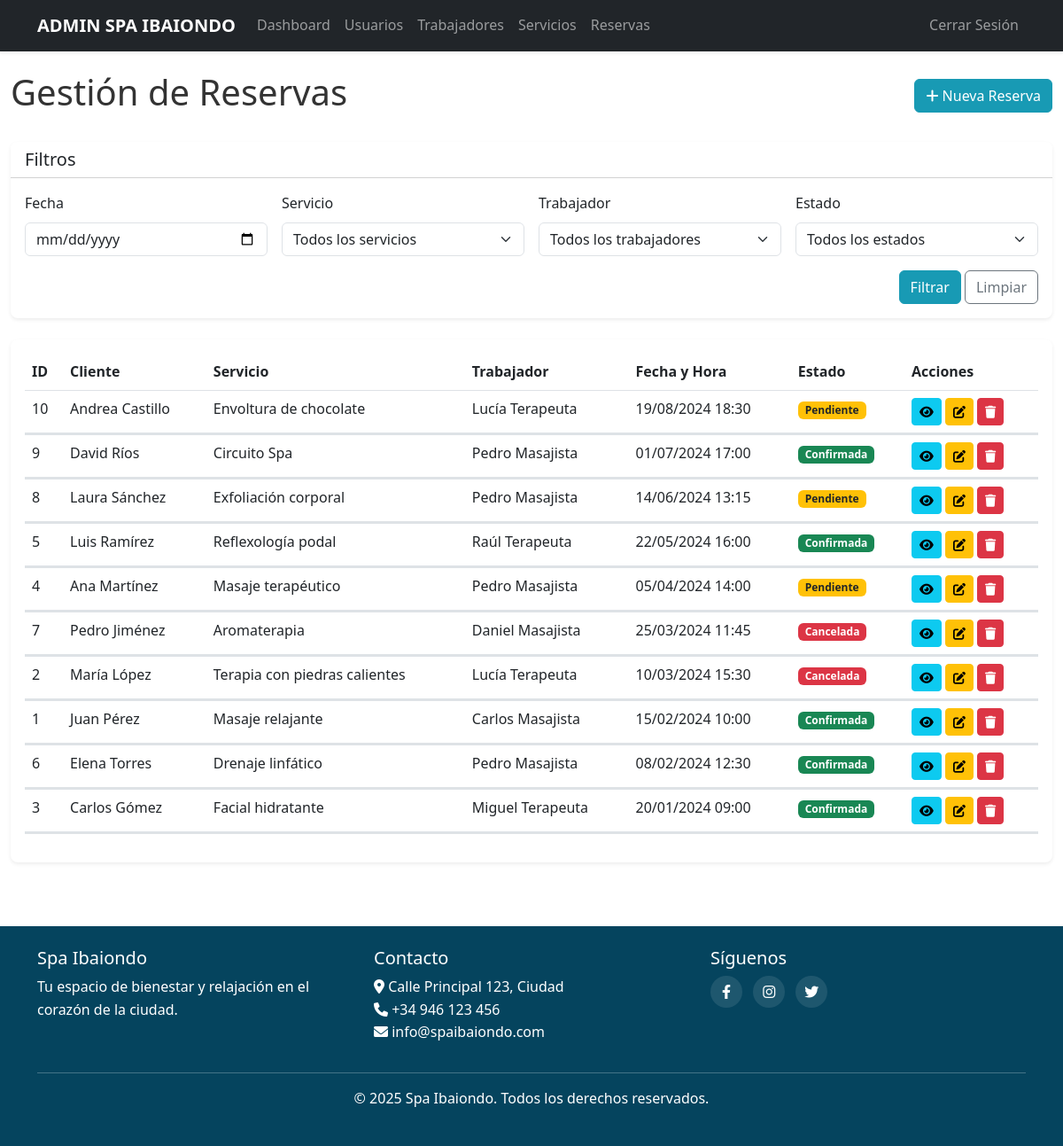
The page /public/index.php/admin/reservas (signed in) on the database its author committed.
### tables this page shows
CREATE TABLE reservas (
	id INT AUTO_INCREMENT PRIMARY KEY,
	id_usuario INT,
	id_servicio INT,
	id_trabajador INT,
	fecha_hora DATETIME NOT NULL,
	estado ENUM('pendiente', 'confirmada', 'cancelada') NOT NULL,
	FOREIGN KEY (id_usuario) REFERENCES usuarios(id),
	FOREIGN KEY (id_servicio) REFERENCES servicios(id),
	FOREIGN KEY (id_trabajador) REFERENCES trabajadores(id)
);

CREATE TABLE usuarios (
	id INT AUTO_INCREMENT PRIMARY KEY,
	nombre VARCHAR(100) NOT NULL,
	email VARCHAR(100) UNIQUE NOT NULL,
	contrasena VARCHAR(255) NOT NULL,
	fecha_registro TIMESTAMP DEFAULT CURRENT_TIMESTAMP
);

CREATE TABLE servicios (
	id INT AUTO_INCREMENT PRIMARY KEY,
	nombre VARCHAR(100) NOT NULL,
	descripcion TEXT NOT NULL,
	duracion INT NOT NULL,
	precio DECIMAL(10,2) NOT NULL,
	imagen VARCHAR(255) NULL
);

CREATE TABLE trabajadores (
	id INT AUTO_INCREMENT PRIMARY KEY,
	nombre VARCHAR(100) NOT NULL,
	email VARCHAR(100) UNIQUE NOT NULL,
	contrasena VARCHAR(255) NOT NULL,
	rol ENUM('admin', 'recepcionista', 'masajista', 'terapeuta') NOT NULL
);

### app/controllers/AdminController.php (called while the page is built, shortened)
<?php
class AdminController {
    private $reservaModel;
    public function __construct() {
        require_once BASE_PATH . '/app/models/Reserva.php';
        $this->reservaModel = new Reserva();
    }
    public function listarReservas() {
        $filtros = [
            'fecha' => $_GET['filtroFecha'] ?? null,
            'servicio' => $_GET['filtroServicio'] ?? null,
            'trabajador' => $_GET['filtroTrabajador'] ?? null,
            'estado' => $_GET['filtroEstado'] ?? null,
        ];
        $reservas = $this->reservaModel->getFiltered($filtros);
        include BASE_PATH . '/app/views/admin/reservas.php';
        include BASE_PATH . '/app/views/layouts/admin.php';
    }
}

### public/index.php (called while the page is built, shortened)
<?php
require_once BASE_PATH . '/config/database.php';
require_once BASE_PATH . '/core/Router.php';
require_once BASE_PATH . '/core/Helper.php';
$router = new Router();
$router->dispatch();

### core/Helper.php (called while the page is built, shortened)
<?php
class Helper {
    public static function url($path = '') {
        $base = APP_URL;
        if (strpos($base, 'index.php') === false) {
            $base .= '/index.php';
        }
        return $base . '/' . ltrim($path, '/');
    }
    public static function e($string) {
        return htmlspecialchars($string, ENT_QUOTES, 'UTF-8');
    }
    public static function formatDate($date, $format = 'd/m/Y H:i') {
        $dateObj = new DateTime($date);
        return $dateObj->format($format);
    }
}

### config/database.php (called while the page is built)
<?php
class Database {
    private static $instance = null;
    private $conn;
    private $host = 'localhost';
    private $user = 'root';
    private $pass = '';
    private $name = 'spa';
    private function __construct() {
        try {
            $this->conn = new PDO(
                "mysql:host={$this->host};dbname={$this->name};charset=utf8mb4",
                $this->user,
                $this->pass,
                [PDO::ATTR_ERRMODE => PDO::ERRMODE_EXCEPTION]
            );
        } catch(PDOException $e) {
            die("Error de conexión: " . $e->getMessage());
        }
    }
    public static function getInstance() {
        if (self::$instance == null) {
            self::$instance = new Database();
        }
        return self::$instance;
    }
    public function getConnection() {
        return $this->conn;
    }
}

### app/models/Reserva.php (called while the page is built, shortened)
<?php
class Reserva {
    private $db;
    public function __construct() {
        $this->db = Database::getInstance()->getConnection();
    }
    public function getFiltered($filtros) {
        $sql = "SELECT r.*, u.nombre as nombre_usuario, s.nombre as nombre_servicio,
                   t.nombre as nombre_trabajador, s.duracion, s.precio
            FROM reservas r
            JOIN usuarios u ON r.id_usuario = u.id
            JOIN servicios s ON r.id_servicio = s.id
            JOIN trabajadores t ON r.id_trabajador = t.id
            WHERE 1=1";
        $params = [];
        $sql .= " ORDER BY r.fecha_hora DESC";
        $stmt = $this->db->prepare($sql);
        $stmt->execute($params);
        return $stmt->fetchAll(PDO::FETCH_ASSOC);
    }
}

### app/views/admin/reservas.php (the view, shortened to what this page needs)
<div class="container-fluid py-4">
    <div class="d-flex justify-content-between align-items-center mb-4">
        <h1>Gestión de Reservas</h1>
        <button type="button" class="btn btn-primary" data-bs-toggle="modal" data-bs-target="#nuevaReservaModal">
            <i class="fas fa-plus"></i> Nueva Reserva
        </button>
    </div>
    <div class="card shadow-sm mb-4">
        <div class="card-header bg-white">
            <h5 class="card-title mb-0">Filtros</h5>
        </div>
        <div class="card-body">
            <form class="row g-3" method="GET" action="<?= Helper::url('/admin/reservas') ?>">
                <div class="col-md-3">
                    <label for="filtroFecha" class="form-label">Fecha</label>
                    <input type="date" class="form-control" id="filtroFecha" name="filtroFecha"
                           value="<?= isset($_GET['filtroFecha']) ? $_GET['filtroFecha'] : '' ?>">
                </div>
                <div class="col-md-3">
                    <label for="filtroServicio" class="form-label">Servicio</label>
                    <select class="form-select" id="filtroServicio" name="filtroServicio">
                        <option value="">Todos los servicios</option>
                    </select>
                </div>
                <div class="col-md-3">
                    <label for="filtroTrabajador" class="form-label">Trabajador</label>
                    <select class="form-select" id="filtroTrabajador" name="filtroTrabajador">
                        <option value="">Todos los trabajadores</option>
                    </select>
                </div>
                <div class="col-md-3">
                    <label for="filtroEstado" class="form-label">Estado</label>
                    <select class="form-select" id="filtroEstado" name="filtroEstado">
                        <option value="">Todos los estados</option>
                    </select>
                </div>
                <div class="col-12 text-end">
                    <button type="submit" class="btn btn-primary">Filtrar</button>
                    <a href="<?= Helper::url('/admin/reservas') ?>" class="btn btn-outline-secondary">Limpiar</a>
                </div>
            </form>
        </div>
    </div>
    <div class="card shadow-sm">
        <div class="card-body">
            <div class="table-responsive">
                <table class="table table-hover">
                    <thead>
                        <tr>
                            <th>ID</th>
                            <th>Cliente</th>
                            <th>Servicio</th>
                            <th>Trabajador</th>
                            <th>Fecha y Hora</th>
                            <th>Estado</th>
                            <th>Acciones</th>
                        </tr>
                    </thead>
                    <tbody class="reservation-accordion">
                        <?php if (empty($reservas)): ?>
                            <tr>
                                <td colspan="7" class="text-center">No hay reservas registradas</td>
                            </tr>
                        <?php else: ?>
                            <?php foreach ($reservas as $reserva): ?>
                                <tr>
                                    <td><?= $reserva['id'] ?></td>
                                    <td><?= Helper::e($reserva['nombre_usuario']) ?></td>
                                    <td><?= Helper::e($reserva['nombre_servicio']) ?></td>
                                    <td><?= Helper::e($reserva['nombre_trabajador']) ?></td>
                                    <td><?= Helper::formatDate($reserva['fecha_hora']) ?></td>
                                    <td>
                                        <?php if ($reserva['estado'] == 'pendiente'): ?>
                                            <span class="badge bg-warning text-dark">Pendiente</span>
                                        <?php elseif ($reserva['estado'] == 'confirmada'): ?>
                                            <span class="badge bg-success">Confirmada</span>
                                        <?php else: ?>
                                            <span class="badge bg-danger">Cancelada</span>
                                        <?php endif; ?>
                                    </td>
                                    <td>
                                        <button type="button" class="btn btn-sm btn-info toggle-collapse"
                                                data-bs-toggle="collapse"
                                                data-bs-target="#verReserva<?= $reserva['id'] ?>"
                                                aria-expanded="false">
                                            <i class="fas fa-eye"></i>
                                        </button>
                                        <button type="button" class="btn btn-sm btn-warning toggle-collapse"
                                                data-bs-toggle="collapse"
                                                data-bs-target="#editarReserva<?= $reserva['id'] ?>"
                                                aria-expanded="false">
                                            <i class="fas fa-edit"></i>
                                        </button>
                                        <a href="<?= Helper::url('/admin/reservas/eliminar/' . $reserva['id']) ?>"
                                           class="btn btn-sm btn-danger"
                                           onclick="return confirm('¿Estás seguro de eliminar esta reserva?')">
                                            <i class="fas fa-trash"></i>
                                        </a>
                                    </td>
                                </tr>
                                <tr class="collapse-row">
                                    <td colspan="7" class="p-0">
                                    </td>
                                </tr>
                                <tr class="collapse-row">
                                    <td colspan="7" class="p-0">
                                    </td>
                                </tr>
                            <?php endforeach; ?>
                        <?php endif; ?>
                    </tbody>
                </table>
            </div>
        </div>
    </div>
</div>

### core/Router.php (shortened to what this page needs)
<?php
class Router {
    private $routes = [];
    public function add($method, $path, $controller, $action) {
        $this->routes[] = [
            'method' => $method,
            'path' => $path,
            'controller' => $controller,
            'action' => $action
        ];
    }
    public function dispatch() {
        $uri = $_SERVER['REQUEST_URI'];
        $method = $_SERVER['REQUEST_METHOD'];
        $baseFolder = '/spa-ibaiondo/public';
        if (strpos($uri, $baseFolder) === 0) {
            $uri = substr($uri, strlen($baseFolder));
        }
        $uri = str_replace('/index.php', '', $uri);
        $uri = explode('?', $uri)[0];
        foreach ($this->routes as $route) {
            $pattern = $this->convertRouteToRegex($route['path']);
            if ($route['method'] === $method && preg_match($pattern, $uri, $matches)) {
                array_shift($matches);
                $action = $route['action'];
                $controllerInstance = new $controller();
                call_user_func_array([$controllerInstance, $action], $matches);
                return;
            }
        }
    }
    private function convertRouteToRegex($route) {
        $pattern = preg_replace('/\{([a-zA-Z0-9_]+)\}/', '([^/]+)', $route);
        return '#^' . $pattern . '$#';
    }
}

### public/assets/css/styles.css (style rules this page uses)
body { font-family: 'Segoe UI', Tahoma, Geneva, Verdana, sans-serif; color: #333; line-height: 1.6; padding-right: 0 !important; }
:root { --primary-color: #189AB4; --secondary-color: #6c757d; --accent-color: #e9ecef; --success-color: #28a745; --info-color: #17a2b8; --warning-color: #ffc107; --danger-color: #dc3545; }
.fixed-navbar-body { padding-top: 3.5rem !important; }
.btn-primary { background-color: var(--primary-color); border-color: var(--primary-color); }
.card { border: none; border-radius: 0.5rem; overflow: hidden; transition: transform 0.3s, box-shadow 0.3s; }
.collapse-row { background-color: #f8f9fa; }
html { overflow-y: scroll; }

### rows shown on the page
reservas: id "10", id_usuario.nombre "Andrea Castillo", id_servicio.nombre "Envoltura de chocolate", id_trabajador.nombre "Lucía Terapeuta", fecha_hora "19/08/2024 18:30", estado "Pendiente"
reservas: id "9", id_usuario.nombre "David Ríos", id_servicio.nombre "Circuito Spa", id_trabajador.nombre "Pedro Masajista", fecha_hora "01/07/2024 17:00", estado "Confirmada"
reservas: id "8", id_usuario.nombre "Laura Sánchez", id_servicio.nombre "Exfoliación corporal", id_trabajador.nombre "Pedro Masajista", fecha_hora "14/06/2024 13:15", estado "Pendiente"
reservas: id "5", id_usuario.nombre "Luis Ramírez", id_servicio.nombre "Reflexología podal", id_trabajador.nombre "Raúl Terapeuta", fecha_hora "22/05/2024 16:00", estado "Confirmada"
reservas: id "4", id_usuario.nombre "Ana Martínez", id_servicio.nombre "Masaje terapéutico", id_trabajador.nombre "Pedro Masajista", fecha_hora "05/04/2024 14:00", estado "Pendiente"
reservas: id "7", id_usuario.nombre "Pedro Jiménez", id_servicio.nombre "Aromaterapia", id_trabajador.nombre "Daniel Masajista", fecha_hora "25/03/2024 11:45", estado "Cancelada"
reservas: id "2", id_usuario.nombre "María López", id_servicio.nombre "Terapia con piedras calientes", id_trabajador.nombre "Lucía Terapeuta", fecha_hora "10/03/2024 15:30", estado "Cancelada"
reservas: id "1", id_usuario.nombre "Juan Pérez", id_servicio.nombre "Masaje relajante", id_trabajador.nombre "Carlos Masajista", fecha_hora "15/02/2024 10:00", estado "Confirmada"
reservas: id "6", id_usuario.nombre "Elena Torres", id_servicio.nombre "Drenaje linfático", id_trabajador.nombre "Pedro Masajista", fecha_hora "08/02/2024 12:30", estado "Confirmada"
reservas: id "3", id_usuario.nombre "Carlos Gómez", id_servicio.nombre "Facial hidratante", id_trabajador.nombre "Miguel Terapeuta", fecha_hora "20/01/2024 09:00", estado "Confirmada"
